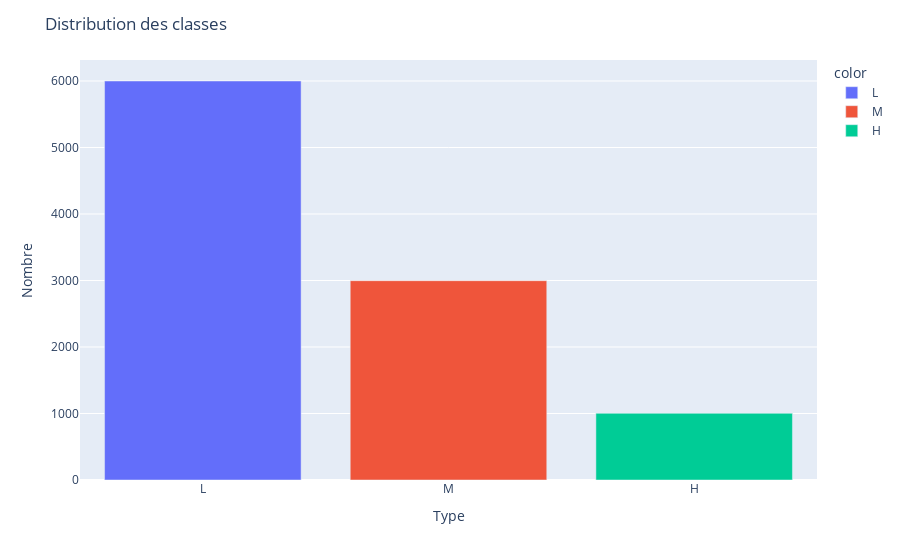

Notebook source saved alongside this figure:
### Markdown cell above
## DataViz

### Code cell
# Distribution des classes
count_quality = df['Type'].value_counts()
fig = px.bar(x=count_quality.index, y=count_quality.values, color=count_quality.index)
fig.update_layout(title='Distribution des classes', xaxis_title='Type', yaxis_title='Nombre')
fig.show()

### Figure 1 — Plotly figure (JSON) as saved in the notebook; plotly's stock layout.template omitted (floating-point values rounded to 4 significant figures)
{"data": [{"alignmentgroup": "True", "hovertemplate": "color=L<br>x=%{x}<br>y=%{y}<extra></extra>", "legendgroup": "L", "marker": {"color": "#636efa", "pattern": {"shape": ""}}, "name": "L", "offsetgroup": "L", "orientation": "v", "showlegend": true, "textposition": "auto", "type": "bar", "x": ["L"], "xaxis": "x", "y": [6000], "yaxis": "y"}, {"alignmentgroup": "True", "hovertemplate": "color=M<br>x=%{x}<br>y=%{y}<extra></extra>", "legendgroup": "M", "marker": {"color": "#EF553B", "pattern": {"shape": ""}}, "name": "M", "offsetgroup": "M", "orientation": "v", "showlegend": true, "textposition": "auto", "type": "bar", "x": ["M"], "xaxis": "x", "y": [2997], "yaxis": "y"}, {"alignmentgroup": "True", "hovertemplate": "color=H<br>x=%{x}<br>y=%{y}<extra></extra>", "legendgroup": "H", "marker": {"color": "#00cc96", "pattern": {"shape": ""}}, "name": "H", "offsetgroup": "H", "orientation": "v", "showlegend": true, "textposition": "auto", "type": "bar", "x": ["H"], "xaxis": "x", "y": [1003], "yaxis": "y"}], "layout": {"barmode": "relative", "legend": {"title": {"text": "color"}, "tracegroupgap": 0}, "margin": {"t": 60}, "title": {"text": "Distribution des classes"}, "xaxis": {"anchor": "y", "domain": [0, 1], "title": {"text": "Type"}}, "yaxis": {"anchor": "x", "domain": [0, 1], "title": {"text": "Nombre"}}}}
